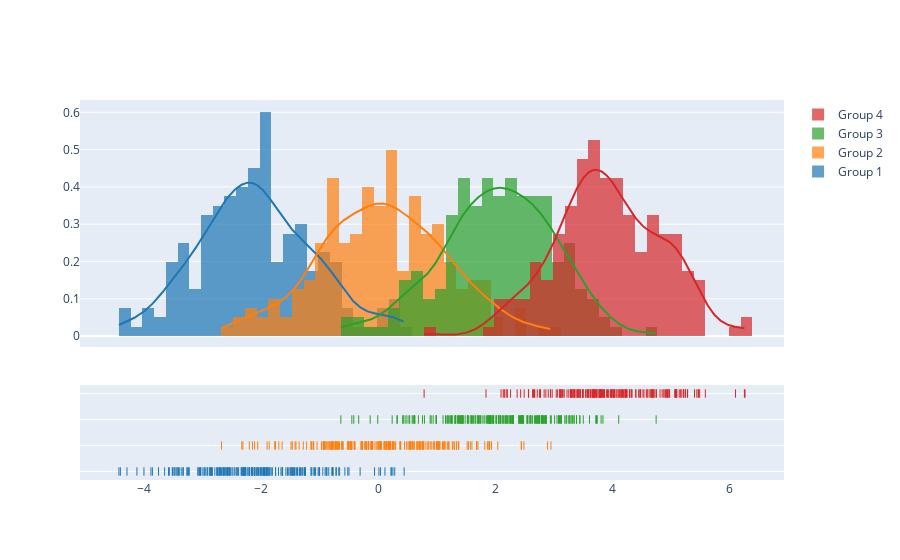

The notebook cell saved with this chart:
### Code cell
import plotly.figure_factory as ff

# Add histogram data
x1 = np.random.randn(200) - 2
x2 = np.random.randn(200)
x3 = np.random.randn(200) + 2
x4 = np.random.randn(200) + 4

# Group data together
hist_data = [x1, x2, x3, x4]

group_labels = ['Group 1', 'Group 2', 'Group 3', 'Group 4']

# Create distplot with custom bin_size
fig = ff.create_distplot(hist_data, group_labels, bin_size=.2)
fig.show()

### Figure 1 — Plotly figure (JSON) as saved in the notebook; plotly's stock layout.template omitted (floating-point values rounded to 4 significant figures; data arrays with more than 128 entries replaced by an {"elided": "..."} marker saying what was removed)
{"data": [{"autobinx": false, "histnorm": "probability density", "legendgroup": "Group 1", "marker": {"color": "rgb(31, 119, 180)"}, "name": "Group 1", "opacity": 0.7, "type": "histogram", "x": {"elided": "200 float values"}, "xaxis": "x", "xbins": {"end": 0.4421, "size": 0.2, "start": -4.423}, "yaxis": "y"}, {"autobinx": false, "histnorm": "probability density", "legendgroup": "Group 2", "marker": {"color": "rgb(255, 127, 14)"}, "name": "Group 2", "opacity": 0.7, "type": "histogram", "x": {"elided": "200 float values"}, "xaxis": "x", "xbins": {"end": 2.947, "size": 0.2, "start": -2.674}, "yaxis": "y"}, {"autobinx": false, "histnorm": "probability density", "legendgroup": "Group 3", "marker": {"color": "rgb(44, 160, 44)"}, "name": "Group 3", "opacity": 0.7, "type": "histogram", "x": {"elided": "200 float values"}, "xaxis": "x", "xbins": {"end": 4.742, "size": 0.2, "start": -0.6377}, "yaxis": "y"}, {"autobinx": false, "histnorm": "probability density", "legendgroup": "Group 4", "marker": {"color": "rgb(214, 39, 40)"}, "name": "Group 4", "opacity": 0.7, "type": "histogram", "x": {"elided": "200 float values"}, "xaxis": "x", "xbins": {"end": 6.259, "size": 0.2, "start": 0.7832}, "yaxis": "y"}, {"legendgroup": "Group 1", "marker": {"color": "rgb(31, 119, 180)"}, "mode": "lines", "name": "Group 1", "showlegend": false, "type": "scatter", "x": {"elided": "500 float values"}, "xaxis": "x", "y": {"elided": "500 float values"}, "yaxis": "y"}, {"legendgroup": "Group 2", "marker": {"color": "rgb(255, 127, 14)"}, "mode": "lines", "name": "Group 2", "showlegend": false, "type": "scatter", "x": {"elided": "500 float values"}, "xaxis": "x", "y": {"elided": "500 float values"}, "yaxis": "y"}, {"legendgroup": "Group 3", "marker": {"color": "rgb(44, 160, 44)"}, "mode": "lines", "name": "Group 3", "showlegend": false, "type": "scatter", "x": {"elided": "500 float values"}, "xaxis": "x", "y": {"elided": "500 float values"}, "yaxis": "y"}, {"legendgroup": "Group 4", "marker": {"color": "rgb(214, 39, 40)"}, "mode": "lines", "name": "Group 4", "showlegend": false, "type": "scatter", "x": {"elided": "500 float values"}, "xaxis": "x", "y": {"elided": "500 float values"}, "yaxis": "y"}, {"legendgroup": "Group 1", "marker": {"color": "rgb(31, 119, 180)", "symbol": "line-ns-open"}, "mode": "markers", "name": "Group 1", "showlegend": false, "type": "scatter", "x": {"elided": "200 float values"}, "xaxis": "x", "y": {"elided": "200 str values"}, "yaxis": "y2"}, {"legendgroup": "Group 2", "marker": {"color": "rgb(255, 127, 14)", "symbol": "line-ns-open"}, "mode": "markers", "name": "Group 2", "showlegend": false, "type": "scatter", "x": {"elided": "200 float values"}, "xaxis": "x", "y": {"elided": "200 str values"}, "yaxis": "y2"}, {"legendgroup": "Group 3", "marker": {"color": "rgb(44, 160, 44)", "symbol": "line-ns-open"}, "mode": "markers", "name": "Group 3", "showlegend": false, "type": "scatter", "x": {"elided": "200 float values"}, "xaxis": "x", "y": {"elided": "200 str values"}, "yaxis": "y2"}, {"legendgroup": "Group 4", "marker": {"color": "rgb(214, 39, 40)", "symbol": "line-ns-open"}, "mode": "markers", "name": "Group 4", "showlegend": false, "type": "scatter", "x": {"elided": "200 float values"}, "xaxis": "x", "y": {"elided": "200 str values"}, "yaxis": "y2"}], "layout": {"barmode": "overlay", "hovermode": "closest", "legend": {"traceorder": "reversed"}, "xaxis": {"anchor": "y2", "domain": [0.0, 1.0], "zeroline": false}, "yaxis": {"anchor": "free", "domain": [0.35, 1], "position": 0.0}, "yaxis2": {"anchor": "x", "domain": [0, 0.25], "dtick": 1, "showticklabels": false}}}
